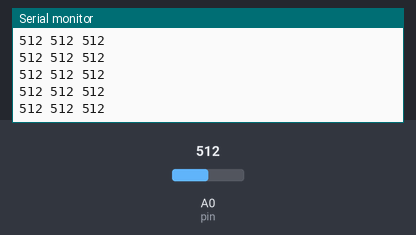
A sketch run on a simulated Arduino Uno, built with avr-gcc and run on an emulated ATmega328P. Parts: the last lines printed to the serial monitor. The test bench sets the inputs (shaded band); at power-on: A0 (pin) = 512.

Above: at 1.2 s.
1.3 s: A0 (pin) set to 716
At 1.31 s:
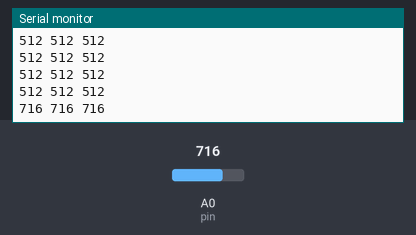
2.8 s: A0 (pin) set to 900
At 2.82 s:
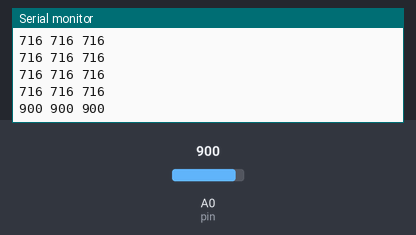
Timing chart, 0 to 5.8 s (numbered marks = the images above; inputs shaded):
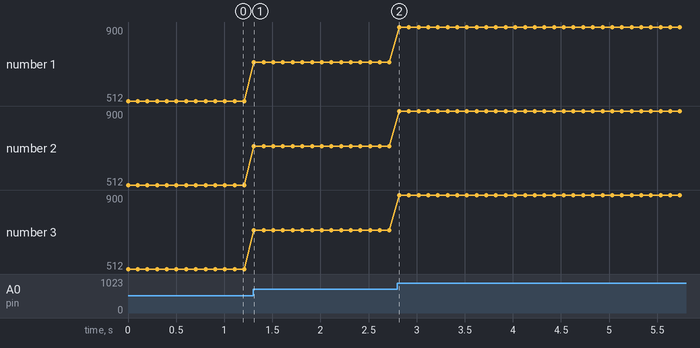

Measured:
- after the input at 1.3 s, the serial monitor: prints a new line at once (image 1)
- after the input at 2.8 s, the serial monitor: prints a new line at once (image 2)
- plotted number 1: 512 → 716 after the input at 1.3 s, 716 → 900 after the input at 2.8 s
- plotted number 2: 512 → 716 after the input at 1.3 s, 716 → 900 after the input at 2.8 s
- plotted number 3: 512 → 716 after the input at 1.3 s, 716 → 900 after the input at 2.8 s

The sketch:

test_arduino.ino
```cpp
const int pin=0; //analogue pin 0 sur arduino
int mesure=0;

void setup()   {

Serial.begin(115200);

}

void loop(){

mesure=analogRead(pin);
Serial.print(mesure);
Serial.print(" ");
Serial.print(mesure);
Serial.print(" ");
Serial.println(mesure);
delay(100);

}
```
